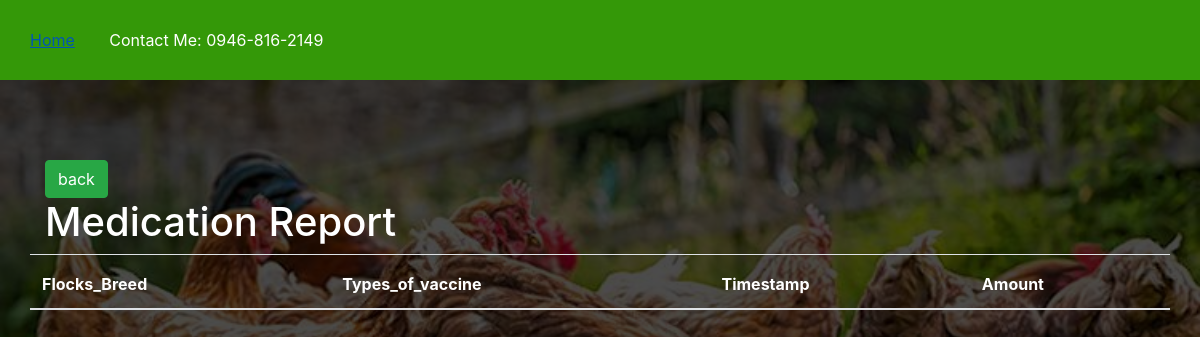
Before: /medicationreport.php with the older database file.
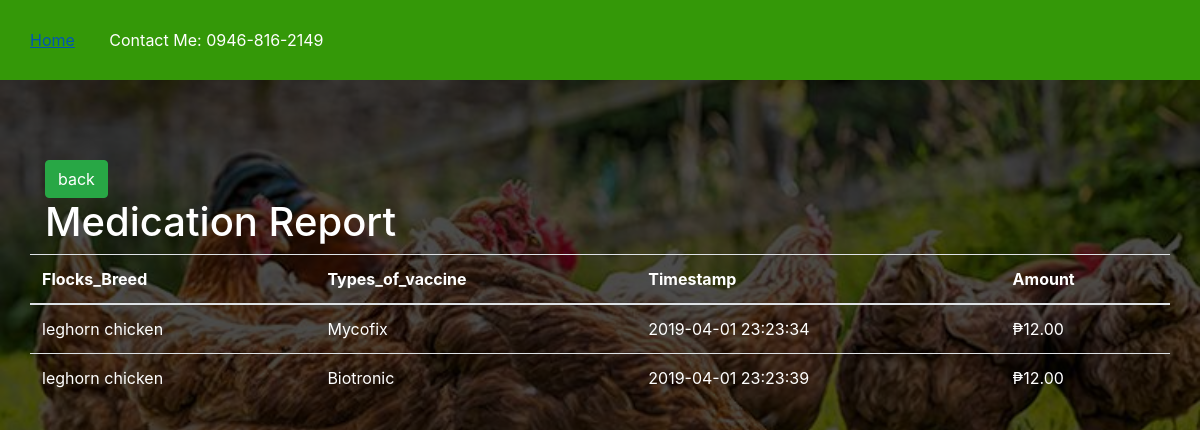
After: the same page with the newer database file.
### tables this page shows
CREATE TABLE `medication` (
  `id` int(100) NOT NULL,
  `userid` int(100) DEFAULT NULL,
  `flocks_id` int(100) NOT NULL,
  `type_of_vaccine` varchar(100) DEFAULT NULL,
  `time` timestamp NOT NULL DEFAULT CURRENT_TIMESTAMP ON UPDATE CURRENT_TIMESTAMP,
  `amount` decimal(10,2) DEFAULT NULL
);

CREATE TABLE `flocks` (
  `id` int(100) NOT NULL,
  `userid` int(100) DEFAULT NULL,
  `breed` varchar(255) DEFAULT NULL,
  `rooster` int(255) DEFAULT NULL,
  `hen` int(255) DEFAULT NULL
);

### medicationreport.php (the view, shortened to what this page needs)
<!DOCTYPE html>
<html>
<head>
	<link rel="stylesheet" type="text/css" href="Css1/style.css">
	<link rel="stylesheet" type="text/css" href="Css1/side.css">
	<link rel="stylesheet" type="text/js" href="javascript/java.js">
	<link rel="stylesheet" href="bootstrap/css/bootstrap.min.css">
</head>
<body>
<div id="main">
			<nav>
				<ul>
					<li><a href="index.php">Home</a></li>
					<li>Contact Me: 0946-816-2149</li>
				</ul>
			</nav>
	</div>
<?php require_once 'process2.php';?>
	<div class="container">
	<?php
		$mysqli = new mysqli('localhost','root','','registration') or die(mysqli_error($mysqli));
		?>
		<?php
		$result = $mysqli->query("SELECT * FROM flocks,medication where flocks.id = medication.flocks_id ") or die($mysqli->error);
		?>
		<a href="index1.php"class="btn btn-success">back</a>
		<h1 class="text-white">Medication Report</h1>
		<div class="row justify-content-center">
		<br><br><br>
			<table class="table">
				<thead>
					<tr class="text-white">
						<th>Flocks_Breed</th>
						<th>Types_of_vaccine</th>
						<th>Timestamp</th>
						<th>Amount</th>
					</tr>
				</thead>
				<?php
					while($row=$result->fetch_assoc()):?>
						<tr class="text-white">
							<td><?php echo $row['breed']?></td>
							<td><?php echo $row['type_of_vaccine']?></td>
							<td><?php echo $row['time']?></td>
							<td>₱<?php echo $row['amount']?></td>
						</tr>
						<?php endwhile;?>
			</table>
		</div>
		<br><br>
</body>
</html>

Changed rows visible on the page:
added medication: flocks.breed "leghorn chicken", type_of_vaccine "Mycofix", time "2019-04-01 23:23:34", amount "12.00"
added medication: flocks.breed "leghorn chicken", type_of_vaccine "Biotronic", time "2019-04-01 23:23:39", amount "12.00"
